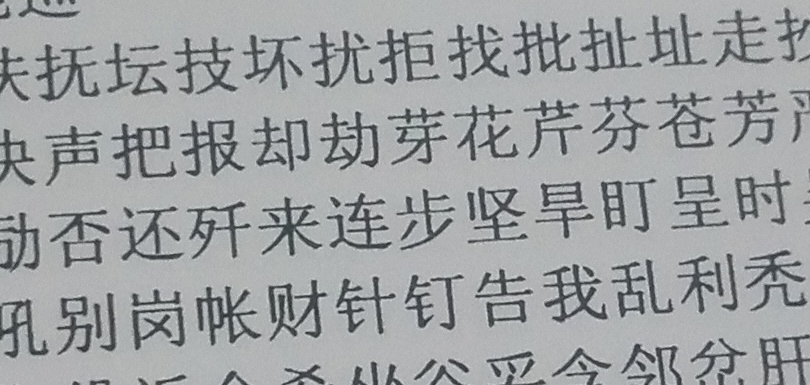
//> input picture real_img2s.jpg, 810 x 385 px
$ ./counters   (built with g++ and OpenCV 4)
//> lines starting //> are read from the running program, lines starting //| are printed output that depends on the picture; after the words box and inside, x2 and y2 are one past the last pixel; in counts of white or black regions, pixels touching at a corner belong together
#include <opencv/cv.h>
#include <opencv2/highgui.hpp>
#include <opencv/cxcore.h>
#include <sys/time.h>

#define IMAGE "/Users/W_littlewhite/Documents/Git/OCR-Cut/real_img2s.jpg"

using namespace cv;

bool IsDimodal(double HistGram[256]);

int FindThreshold(IplImage* imgSrc);

IplImage* rotate(IplImage* src,double angle);

double findAngle(IplImage* src);

long getCurrentTime()
{
    struct timeval tv;
    gettimeofday(&tv,NULL);
    return tv.tv_sec * 1000 + tv.tv_usec / 1000;
}

int main(int argc, char* argv[])
{

    printf("begin:%ld\n",getCurrentTime());

//    加载图像
    IplImage* imgSrc = cvLoadImage(IMAGE,CV_LOAD_IMAGE_COLOR);
//> imgSrc is the input picture: 385 rows x 810 cols, CV_8UC3; mean B, G, R 163.4, 161.7, 158.9
//    将图像转换为灰度图
    IplImage* img_gray = cvCreateImage(cvGetSize(imgSrc), IPL_DEPTH_8U, 1);
    cvCvtColor(imgSrc, img_gray, CV_BGR2GRAY);

    int threshold = FindThreshold(img_gray);
//> after the loop in FindThreshold, `for(int y = 0;y < imgSrc->height;y++)`: HistGram = 256 values, max 26521 at index 179, min 0 at index 0, mean 1218.2
//> the loop in FindThreshold, `while (IsDimodal(HistGram) == false)` made 10 passes
//> after the loop in FindThreshold, `while (IsDimodal(HistGram) == false)`: HistGram = 256 values, max 20205.3 at index 179, min 0 at index 0, mean 1218.2; Iter = 10
//> threshold = 119

//    二值化处理
    cvThreshold(img_gray, img_gray,threshold, 255,CV_THRESH_BINARY_INV);// CV_THRESH_BINARY_INV使得背景为黑色，字符为白色，这样找到的最外层才是字符的最外层
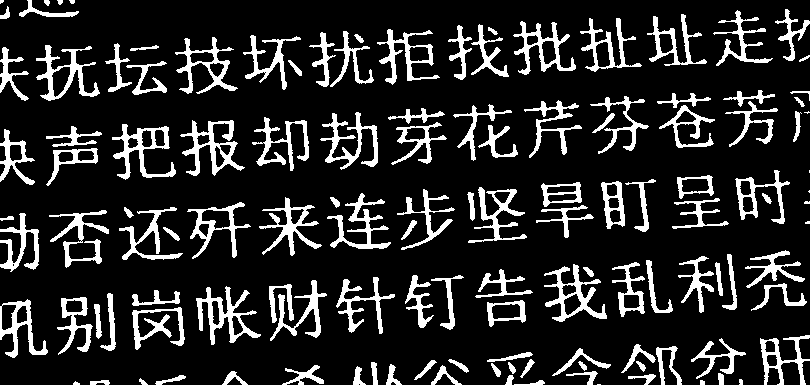
//> img_gray: 385 rows x 810 cols, CV_8UC1; 15.7% white; 129 white regions (9 under 20 px), largest, box (x1, y1, x2, y2) and area: (196, 286, 261, 345) 1217, (180, 120, 245, 176) 1165, (544, 264, 607, 322) 1102

    //    局部自适应二值化处理
//    cvAdaptiveThreshold(img_gray, img_gray, 255,CV_ADAPTIVE_THRESH_MEAN_C,CV_THRESH_BINARY_INV);

    //膨胀操作
    cvDilate(img_gray, img_gray,NULL,3);
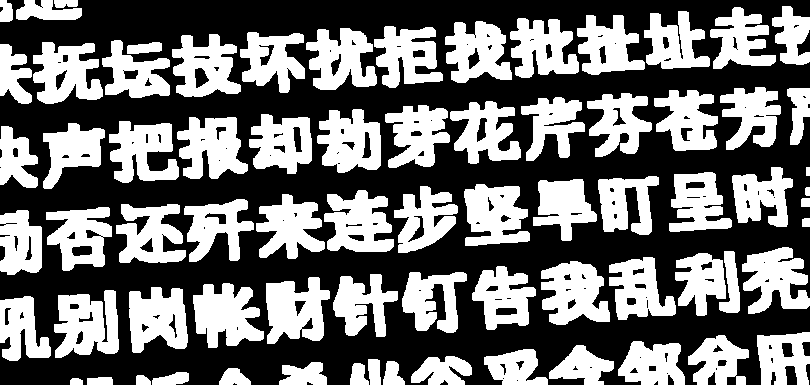
//> img_gray: 385 rows x 810 cols, CV_8UC1; 44.3% white; 74 white regions, largest, box (x1, y1, x2, y2) and area: (54, 290, 119, 358) 3142, (193, 283, 264, 348) 3063, (541, 261, 610, 325) 3027

    double angle = findAngle(img_gray);
//> in findAngle, `cvCanny( img_temp, img_temp, 50, 200, 3 );`:
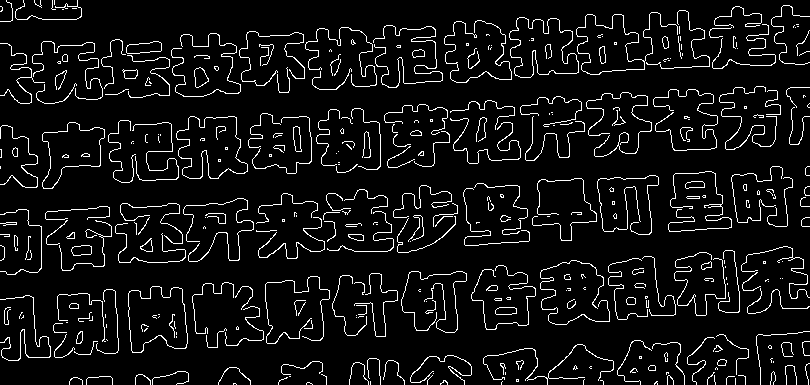
//> img_temp: 385 rows x 810 cols, CV_8UC1; 6.9% white in thin lines or dots
//> in findAngle, `lines = cvHoughLines2( img_temp, storage, CV_HOUGH_PROBABILISTIC, 1, C..`: lines = 29 items
//> the loop in findAngle, `for( i = 0; i < lines->total; i++ )` made 29 passes
//> after the loop in findAngle, `for (int m = 0; m<i-1; m++)`: linesLong = 100 values, max 807 at index 0, min 0 at index 29, mean 206.4
//> the loop in findAngle, `for( i = 0; i < lines->total; i++ )` made 29 passes
//> alpha on pass 9: 0.0521
//> angle = 0.0521
//    cvCanny( img_gray, img_gray, 50, 200, 3 );

    imgSrc = rotate(imgSrc, -angle*180/M_PI);
//> in rotate, `cvZero(dst);`: dst: 385 rows x 810 cols, CV_8UC3; every value is 0
//> in rotate, `cvWarpAffine(src,dst,rot_mat);`:
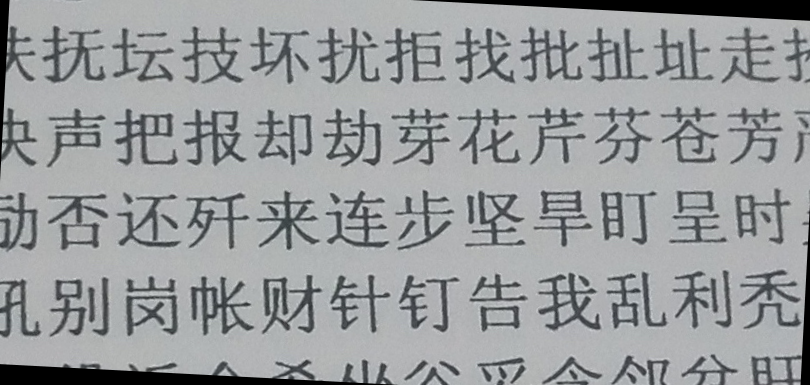
//> dst: 385 rows x 810 cols, CV_8UC3; mean B, G, R 158.2, 156.5, 153.8
    img_gray = rotate(img_gray, -angle*180/M_PI);
//> call 2 of rotate, with angle = -2.98
//> in rotate (call 2), `cvZero(dst);`: dst: 385 rows x 810 cols, CV_8UC1; every value is 0
//> in rotate (call 2), `cvWarpAffine(src,dst,rot_mat);`:
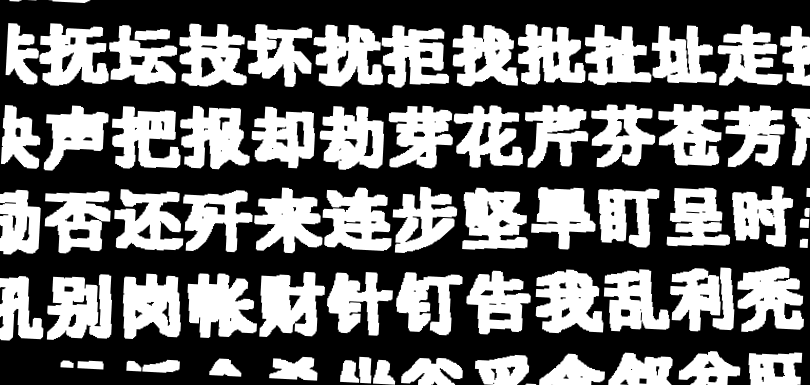
//> dst: 385 rows x 810 cols, CV_8UC1; min 0, max 255, mean 109.5

    cvShowImage("ThresholdImg",img_gray);
    CvSeq* contours = NULL;
    CvMemStorage* storage = cvCreateMemStorage(0);
//    检索轮廓并返回检测到的轮廓数量
    cvFindContours(img_gray, storage, &contours,
        sizeof(CvContour),CV_RETR_EXTERNAL);
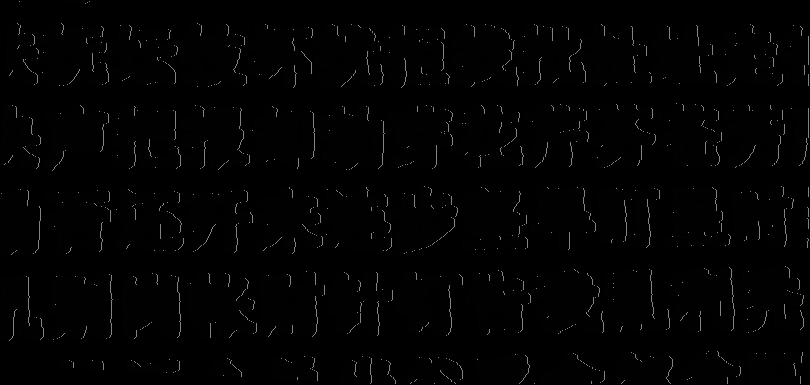
//> img_gray: 385 rows x 810 cols, CV_8UC1; min 0, max 130, mean 2.6
//> contours = 66 contours, 3 with area under 20; largest, box (x1, y1, x2, y2) and area: (313, 24, 450, 88) 5766, (388, 105, 524, 169) 5470, (584, 24, 717, 86) 4974, (5, 23, 109, 86) 4287, (46, 274, 113, 340) 3418
    // cvReleaseMemStorage(& storage);
    int idx = 0;
    char szName[56] = {0};
//    显示绘制的结果
    for (CvSeq* c = contours; c != NULL; c = c->h_next) {
         CvRect rc =cvBoundingRect(c,0);

         if (rc.height < 50||rc.width < 50) {    //这里可以根据轮廓的大小进行筛选,上面源图片有瑕疵可以用腐蚀，膨胀来祛除
            continue;
         }
//          设置ROI并显示分割后的结果
        cvDrawRect(imgSrc, cvPoint(rc.x, rc.y), cvPoint(rc.x + rc.width, rc.y + rc.height), CV_RGB(255, 0, 0));

        IplImage* imgNo = cvCreateImage(cvSize(rc.width, rc.height), IPL_DEPTH_8U, 3);
        cvSetImageROI(imgSrc, rc);
        cvCopyImage(imgSrc, imgNo);
        cvResetImageROI(imgSrc);
        sprintf(szName, "wnd_%d", idx++);
        cvNamedWindow(szName);
        cvShowImage(szName, imgNo);
        cvReleaseImage(&imgNo);
    }
//> this loop made 66 passes
//> (rc, szName) on passes 17, 18, 19, 20, 21, 22, 23, 24, 25, 26, 30, 31: (Rect(187, 273, 70, 65), "wnd_1"), (Rect(122, 273, 59, 66), "wnd_2"), (Rect(396, 272, 67, 64), "wnd_3"), (Rect(327, 272, 66, 64), "wnd_4"), (Rect(259, 271, 66, 66), "wnd_5"), (Rect(466, 270, 65, 65), "wnd_6"), (Rect(603, 269, 67, 63), "wnd_7"), (Rect(535, 269, 69, 65), "wnd_8"), (Rect(670, 267, 65, 65), "wnd_9"), (Rect(737, 266, 67, 67), "wnd_10"), (Rect(183, 190, 70, 63), "wnd_11"), (Rect(44, 190, 67, 64), "wnd_12")
//> rc on passes 1 to 6: Rect(526, 383, 9, 1), Rect(77, 360, 27, 10), Rect(60, 360, 14, 8), Rect(373, 359, 23, 25), Rect(126, 359, 54, 14), Rect(209, 358, 33, 19)
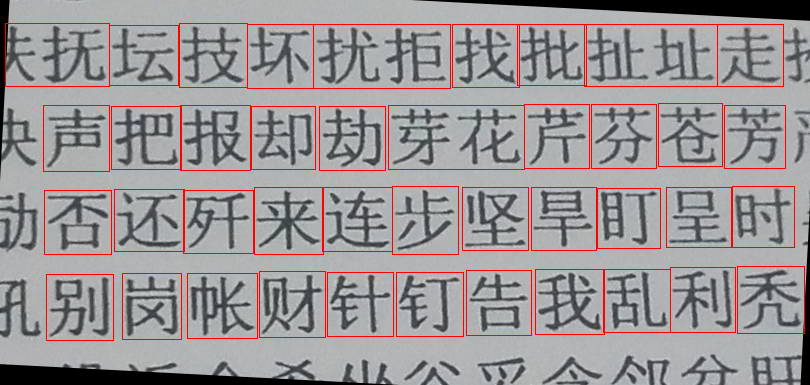
//> imgSrc: 385 rows x 810 cols, CV_8UC3; 3.43% of pixels changed, all inside (x1, y1, x2, y2) = (5, 23, 805, 341)
//> after the loop, idx = 41
//      后续的处理
    cvNamedWindow("src");
    cvShowImage("src", imgSrc);

    printf("end:%ld\n",getCurrentTime());

    cvWaitKey(0);
    cvReleaseMemStorage(&storage);
    cvReleaseImage(&imgSrc);
    cvReleaseImage(&img_gray);
    cvDestroyAllWindows();
    return 0;
}

//双峰波谷法查找二值化阈值
int FindThreshold(IplImage* imgSrc) {
    int Iter = 0;
    double HistGram[256] = {0};   // 基于精度问题，一定要用浮点数来处理，否则得不到正确的结果
    double HistGramB[256] = {0};        // 求均值的过程会破坏前面的数据，因此需要两份数据
    //获得像素值直方图
    for(int y = 0;y < imgSrc->height;y++)
    {
        uchar* ptr = (uchar*)(imgSrc->imageData + y*imgSrc->widthStep);
        for(int x = 0;x < imgSrc->width;x++)
        {
            for(int num = 0;num<256;num++) {
                if(ptr[x] == num) HistGram[num]++;
            }
        }
    }
    // 通过三点求均值来平滑直方图
    while (IsDimodal(HistGram) == false)            // 判断是否已经是双峰的图像了
    {
        HistGramB[0] = (HistGram[0] + HistGram[0] + HistGram[1]) / 3;                 // 第一点
        for (int x = 1; x < 255; x++)
            HistGramB[x] = (HistGram[x - 1] + HistGram[x] + HistGram[x + 1]) / 3;     // 中间的点
        HistGramB[255] = (HistGram[254] + HistGram[255] + HistGram[255]) / 3;       //最后一点
        for (int x = 0; x < 256; x++)
        {
            HistGram[x] = HistGramB[x];
        }
        Iter++;
        if (Iter >= 1000) return -1;        // 直方图无法平滑为双峰的，返回错误代码
    }
    // 阈值极为两峰之间的最小值
    bool Peakfound = false;
    for (int x = 1; x < 255; x++)
    {
        if (HistGram[x - 1] < HistGram[x] && HistGram[x + 1] < HistGram[x]) Peakfound = true;
        if (Peakfound == true && HistGram[x - 1] >= HistGram[x] && HistGram[x + 1] >= HistGram[x])
            return x - 1;
    }
    return -1;
}

bool IsDimodal(double HistGram[256]) {
    // 对直方图的峰进行计数，只有峰数位2才为双峰
    int Count = 0;
    for (int x = 1; x < 256; x++)
    {
        if (HistGram[x - 1] < HistGram[x] && HistGram[x + 1] < HistGram[x])
        {
            Count++;
            if (Count > 2) return false;
        }
    }
    if (Count == 2)
        return true;
    else
        return false;
}

//通过Hough变换来检测直线并返回角度
double findAngle(IplImage* src) {
    CvMemStorage* storage = cvCreateMemStorage(0);
    CvSeq* lines = 0;
    CvPoint* line;
    int linesLong[100] = {0};
    int i;
    double alpha = 0;

    IplImage* img_temp = cvCreateImage(cvGetSize(src), IPL_DEPTH_8U, 1);
    cvCopyImage(src, img_temp);

    cvCanny( img_temp, img_temp, 50, 200, 3 );

//    cvCvtColor( src, src, CV_GRAY2BGR );

    //累积概率hough变换
    lines = cvHoughLines2( img_temp, storage, CV_HOUGH_PROBABILISTIC, 1, CV_PI/180, 100, 50, 100 );
    for( i = 0; i < lines->total; i++ )
    {
        //        获取到每一条直线的长度
        line = (CvPoint*)cvGetSeqElem(lines,i);
        linesLong[i] = (int)sqrt((line[1].x - line[0].x) * (line[1].x - line[0].x) + (line[1].y - line[0].y) * (line[1].y - line[0].y));

    }
    //    冒泡排序找到最长直线
    for (int m = 0; m<i-1; m++) {
        for (int n = 1; n<i; n++) {
            if (linesLong[m]<=linesLong[n]) {
                int temp = linesLong[m];
                linesLong[m] = linesLong[n];
                linesLong[n] = temp;
            }
        }
    }
    //    选取最长直线为标准求角度
    for( i = 0; i < lines->total; i++ )
    {
        line = (CvPoint*)cvGetSeqElem(lines,i);
        if ((int)sqrt((line[1].x - line[0].x) * (line[1].x - line[0].x) + (line[1].y - line[0].y) * (line[1].y - line[0].y)) == linesLong[0]) {
            alpha = atan(std::abs(1.0*(line[1].y - line[0].y)/(line[1].x - line[0].x)));
//            printf("%lf",alpha);
        }
    }
    return alpha;

}

//传入角度对图像进行旋转
IplImage* rotate(IplImage* src,double angle) {
    //    创建矩阵
    CvMat* rot_mat = cvCreateMat(2,3,CV_32FC1);
    IplImage *dst;
    //        复制图像
    dst = cvCloneImage(src);
    //        设置原点
    dst->origin = src->origin;
    //        初始化元素值
    cvZero(dst);

    //COMPUTE ROTATION MATRIX
    //        创建旋转矩阵
    CvPoint2D32f center = cvPoint2D32f(src->width/2,
                                       src->height/2);
    double scale = 1;
    //        生成旋转的映射矩阵
    cv2DRotationMatrix(center,angle,scale,rot_mat);
    //        进行仿射变换
    cvWarpAffine(src,dst,rot_mat);

    return dst;

}

$ run again, with real_img4s.jpg copied over real_img2s.jpg
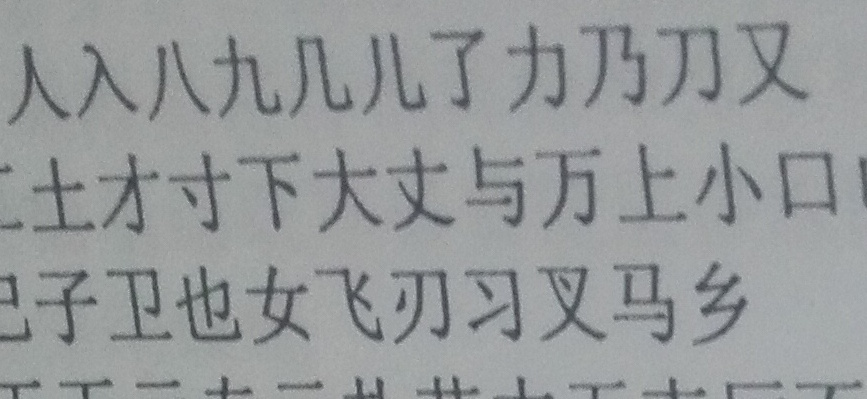
//> input picture real_img4s.jpg, 867 x 399 px
//> imgSrc is the input picture: 399 rows x 867 cols, CV_8UC3; mean B, G, R 154.6, 153.4, 150.2
//> after the loop in FindThreshold, `for(int y = 0;y < imgSrc->height;y++)`: HistGram = 256 values, max 24060 at index 161, min 0 at index 0, mean 1351.3
//> the loop in FindThreshold, `while (IsDimodal(HistGram) == false)` made 6 passes
//> after the loop in FindThreshold, `while (IsDimodal(HistGram) == false)`: HistGram = 256 values, max 21899.1 at index 162, min 0 at index 0, mean 1351.3; Iter = 6
//> threshold = 103
//> `cvDilate(img_gray, img_gray,NULL,3);`:
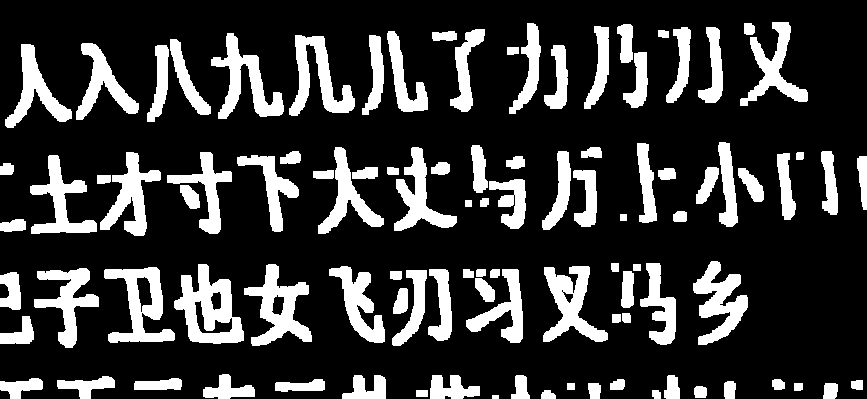
//> img_gray: 399 rows x 867 cols, CV_8UC1; 21.3% white; 101 white regions, largest, box (x1, y1, x2, y2) and area: (174, 264, 244, 344) 2930, (244, 264, 312, 346) 2389, (104, 267, 175, 343) 2372
//> img_temp: 399 rows x 867 cols, CV_8UC1; 4.1% white in thin lines or dots
//> lines = 7 items
//> the loop in findAngle, `for( i = 0; i < lines->total; i++ )` made 7 passes
//> after the loop in findAngle, `for (int m = 0; m<i-1; m++)`: linesLong = 100 values, max 862 at index 0, min 0 at index 7, mean 51.37
//> the loop in findAngle, `for( i = 0; i < lines->total; i++ )` made 7 passes
//> alpha on pass 6: 0
//> angle = 0
//> dst: 399 rows x 867 cols, CV_8UC3; every value is 0
//> rot_mat = [[1, 0, 0], [0, 1, 0]]
//> dst: 399 rows x 867 cols, CV_8UC1; every value is 0
//> contours = 101 contours, 1 with area under 20; largest, box (x1, y1, x2, y2) and area: (174, 264, 244, 344) 3296, (104, 267, 175, 343) 2520, (244, 264, 312, 346) 2386, (543, 266, 608, 342) 2137, (211, 33, 284, 119) 2039
//> the loop `for (CvSeq* c = contours; c != NULL; c = c->h_next)` made 101 passes
//> (rc, szName) on passes 37, 38, 39, 40, 42, 43, 46, 66: (Rect(34, 268, 65, 80), "wnd_1"), (Rect(104, 267, 71, 76), "wnd_2"), (Rect(543, 266, 65, 76), "wnd_3"), (Rect(329, 266, 56, 77), "wnd_4"), (Rect(244, 264, 68, 82), "wnd_5"), (Rect(174, 264, 70, 80), "wnd_6"), (Rect(693, 261, 55, 84), "wnd_7"), (Rect(237, 155, 62, 77), "wnd_8")
//> after the loop `for (CvSeq* c = contours; c != NULL; c = c->h_next)`:
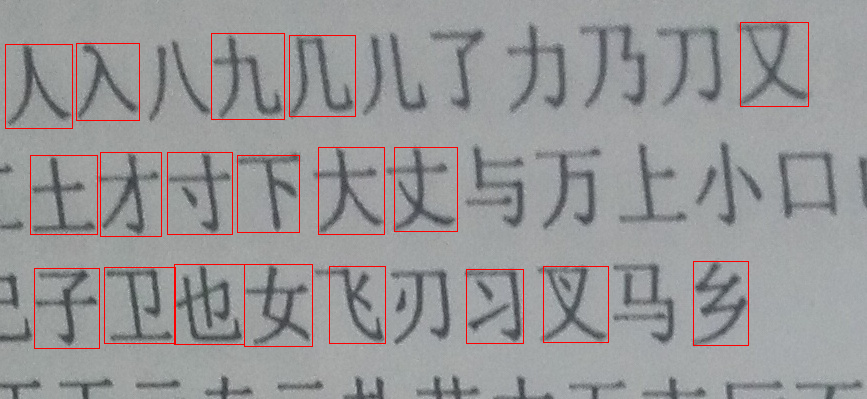
//> imgSrc: 399 rows x 867 cols, CV_8UC3; 1.57% of pixels changed, all inside (x1, y1, x2, y2) = (5, 22, 809, 349)
//> after the loop `for (CvSeq* c = contours; c != NULL; c = c->h_next)`: idx = 19

$ run again, with real_img5s.jpg copied over real_img2s.jpg
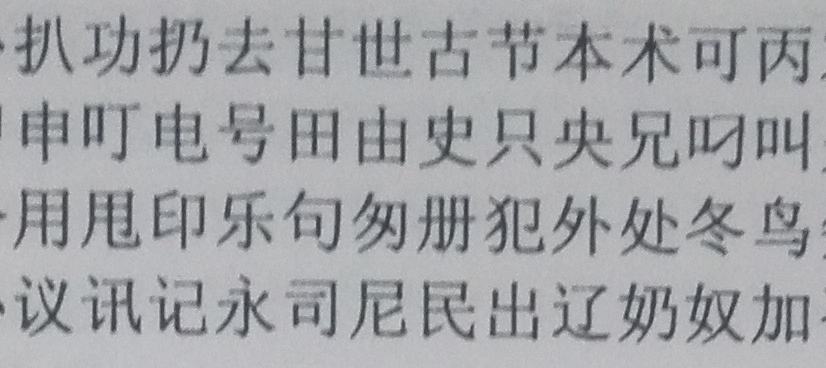
//> input picture real_img5s.jpg, 826 x 368 px
//> imgSrc is the input picture: 368 rows x 826 cols, CV_8UC3; mean B, G, R 168.4, 165.3, 164.3
//> after the loop in FindThreshold, `for(int y = 0;y < imgSrc->height;y++)`: HistGram = 256 values, max 16939 at index 182, min 0 at index 0, mean 1187.4
//> the loop in FindThreshold, `while (IsDimodal(HistGram) == false)` made 26 passes
//> after the loop in FindThreshold, `while (IsDimodal(HistGram) == false)`: HistGram = 256 values, max 12804.6 at index 181, min 0 at index 0, mean 1187.4; Iter = 26
//> threshold = 98
//> `cvDilate(img_gray, img_gray,NULL,3);`:
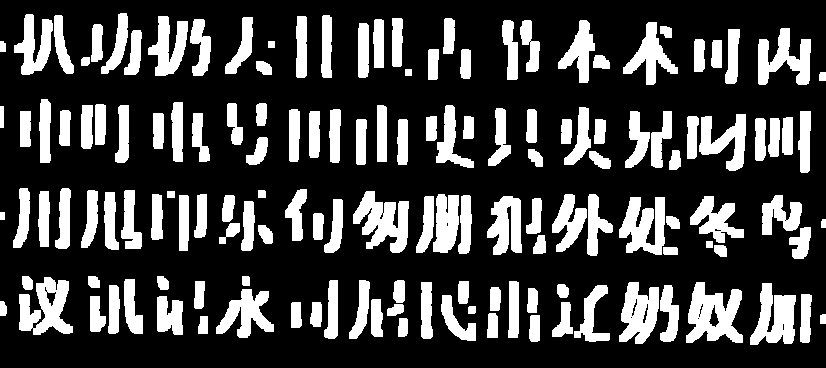
//> img_gray: 368 rows x 826 cols, CV_8UC1; 25.5% white; 146 white regions, largest, box (x1, y1, x2, y2) and area: (686, 282, 743, 343) 2144, (353, 191, 409, 253) 2015, (19, 277, 73, 335) 1858
//> img_temp: 368 rows x 826 cols, CV_8UC1; 5.5% white in thin lines or dots
//> lines = 4 items
//> the loop in findAngle, `for( i = 0; i < lines->total; i++ )` made 4 passes
//> after the loop in findAngle, `for (int m = 0; m<i-1; m++)`: linesLong = 100 values, max 807 at index 0, min 0 at index 4, mean 31.45
//> the loop in findAngle, `for( i = 0; i < lines->total; i++ )` made 4 passes
//> alpha on pass 2: 0.0186
//> angle = 0.0186
//> contours = 133 contours; largest, box (x1, y1, x2, y2) and area: (616, 286, 677, 349) 2458, (683, 287, 741, 350) 2296, (617, 201, 680, 260) 2208, (352, 190, 409, 253) 2089, (16, 270, 71, 329) 2030
//> the loop `for (CvSeq* c = contours; c != NULL; c = c->h_next)` made 133 passes
//> (rc, szName) on passes 19, 20, 22, 34, 45, 50, 54, 113: (Rect(683, 287, 58, 63), "wnd_1"), (Rect(616, 286, 61, 63), "wnd_2"), (Rect(213, 285, 59, 50), "wnd_3"), (Rect(16, 270, 55, 59), "wnd_4"), (Rect(617, 201, 63, 59), "wnd_5"), (Rect(551, 196, 62, 64), "wnd_6"), (Rect(352, 190, 57, 63), "wnd_7"), (Rect(759, 34, 55, 59), "wnd_8")
//> after the loop `for (CvSeq* c = contours; c != NULL; c = c->h_next)`:
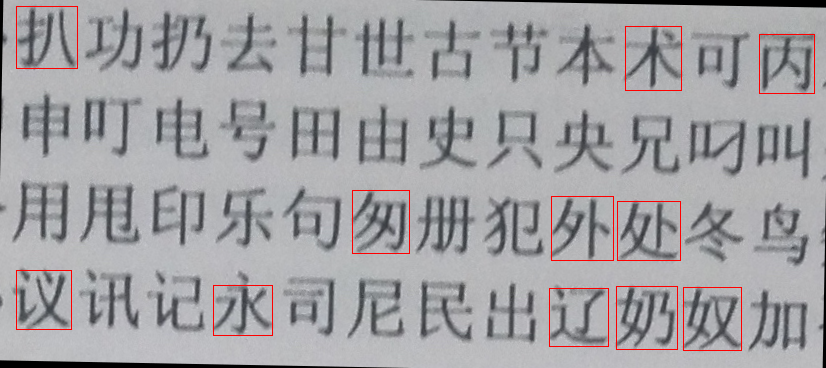
//> imgSrc: 368 rows x 826 cols, CV_8UC3; mean B, G, R 164.5, 161.5, 162.7
//> after the loop `for (CvSeq* c = contours; c != NULL; c = c->h_next)`: idx = 11
